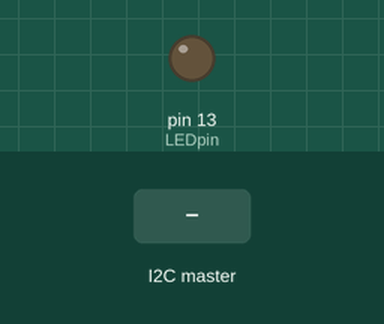
A sketch run on a simulated Arduino Uno, built with avr-gcc and run on an emulated ATmega328P. On the bench: output pins drawn as LEDs (lit = HIGH). The test bench sets the inputs (shaded band).

Above: at 1.2 s.
1.3 s: the I2C master sends the byte 1
At 1.6 s:
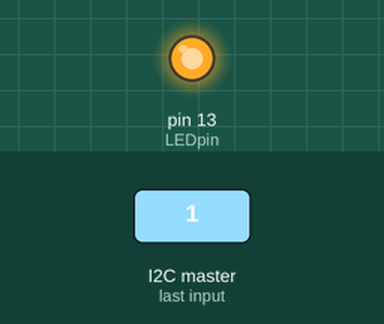
2.8 s: the I2C master sends the byte 0
At 3.9 s:
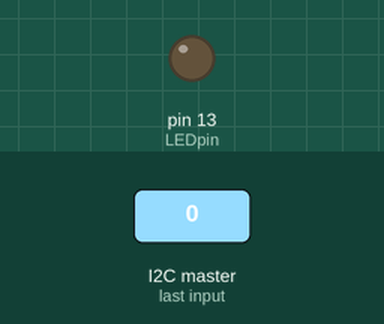
4.3 s: the I2C master sends the byte 2
At 5.1 s:
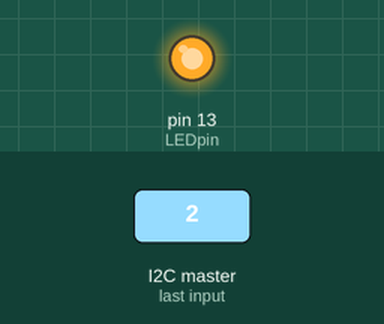
Timing chart, 0 to 7.3 s (numbered marks = the images above; inputs shaded):
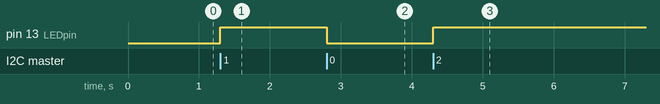

The sketch:

read_byte_by_i2c.ino
```cpp
#include <Wire.h>

int LEDpin = 13;

void setup() {
  Wire.begin(0x8);

  pinMode(LEDpin, OUTPUT);
  digitalWrite(LEDpin, LOW);
}

void receiveEvent(int howMany){
  while(Wire.available()) {
       char c = Wire.read();
       digitalWrite(LEDpin, c);
    }

}

void loop() {
  Wire.onReceive(receiveEvent);
  delay(100);
}
```

Measured:
- after the input at 1.3 s, pin 13 (LEDpin): LOW → HIGH at once
- after the input at 2.8 s, pin 13 (LEDpin): HIGH → LOW at once
- after the input at 4.3 s, pin 13 (LEDpin): LOW → HIGH at once
